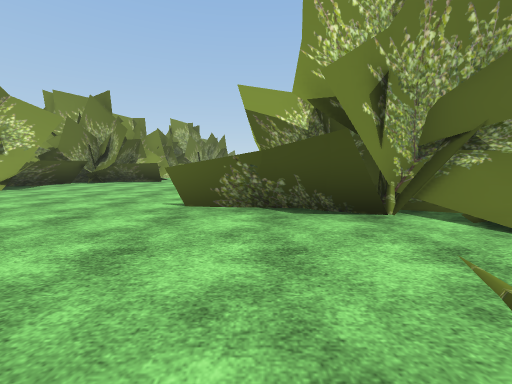
[1] (above)

24 first-person views from a walk through a scene from a Unity 3-D project. The camera is 1.3 m above the floor, tilts 6° down and sees 90° across. The floor is counted in squares, 2 m on a side. Each view is taken from the middle of a square. On the plan, view 1 faces up. The plan holds only what a view shows up to about 9 squares ahead; the rest is blank. The place goes on beyond the plan. Some surface patterns are stand-ins.

[2]
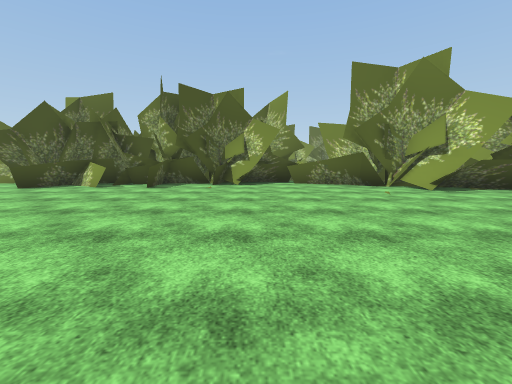

[3]
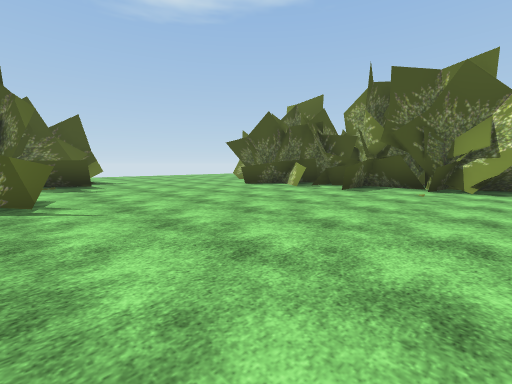

[4]
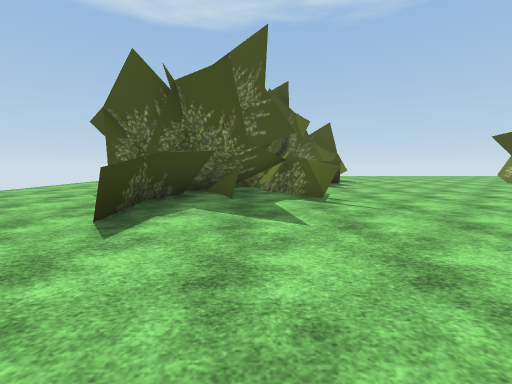

[5]
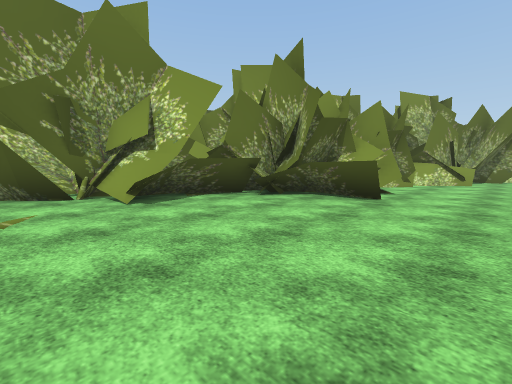

[6]
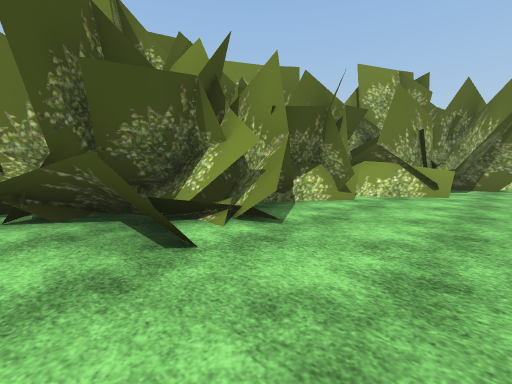

[7]
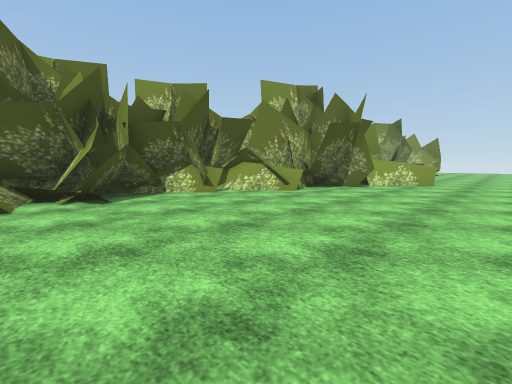

[8]
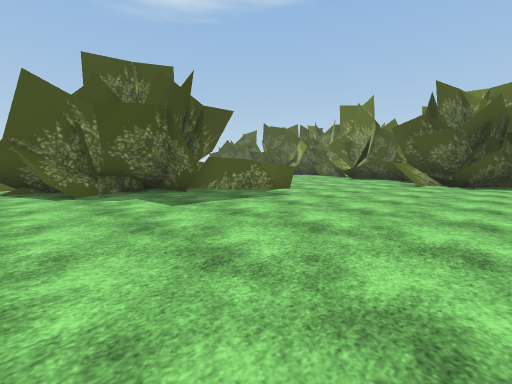

[9]
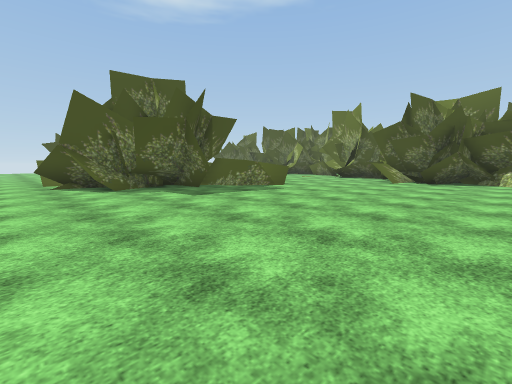

[10]
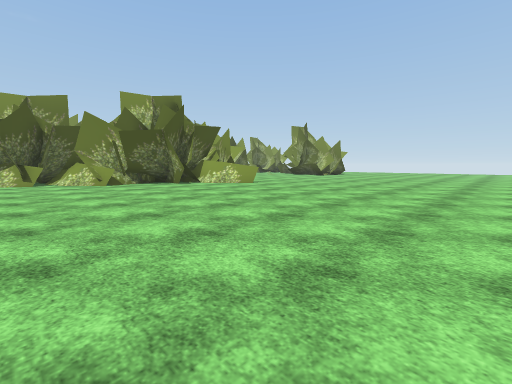

[11]
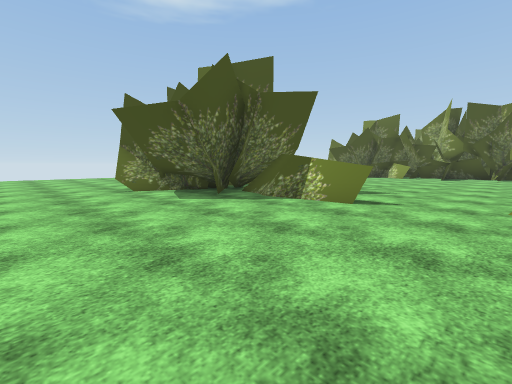

[12]
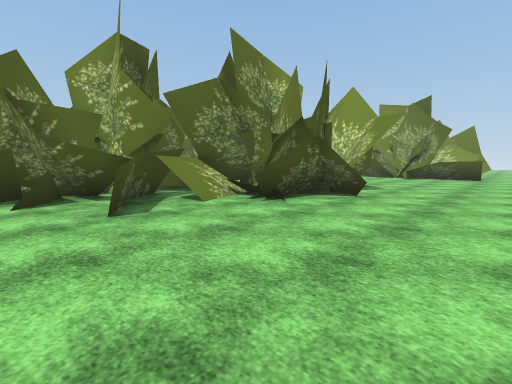

[13]
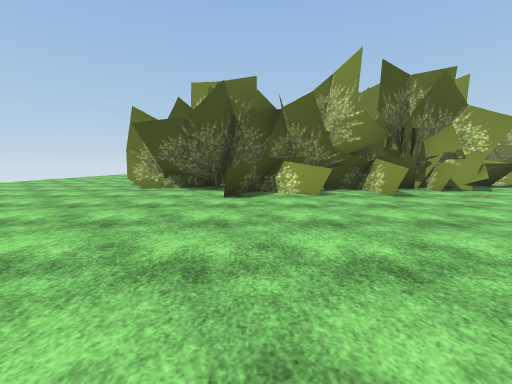

[14]
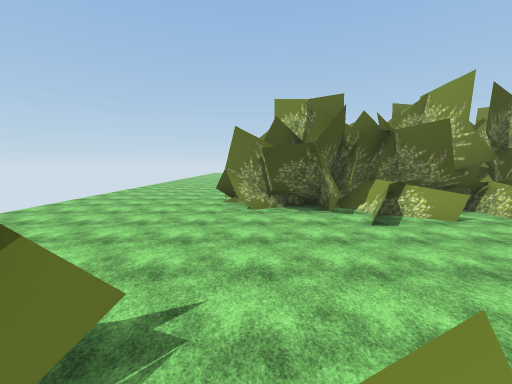

[15]
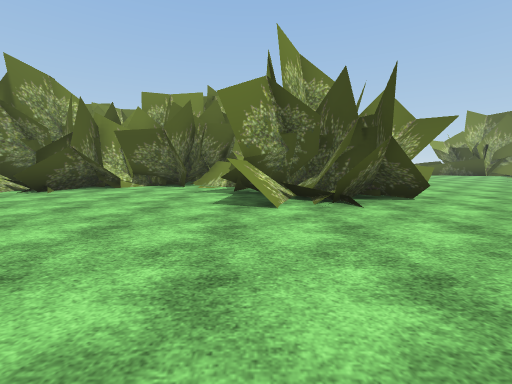

[16]
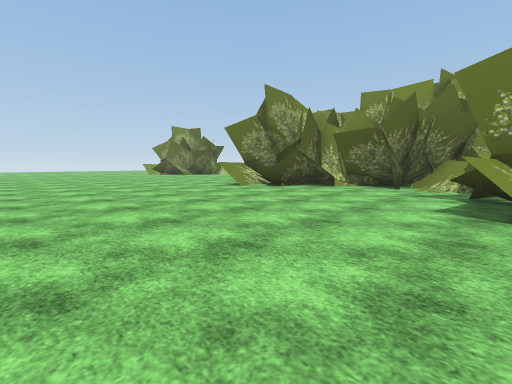

[17]
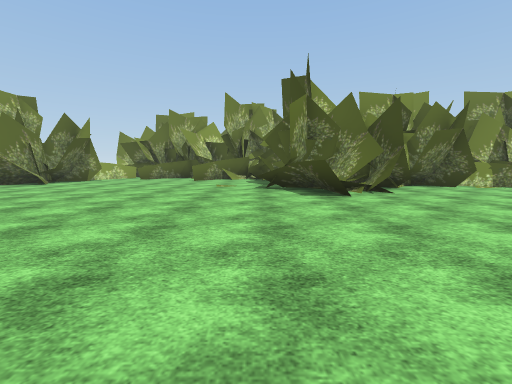

[18]
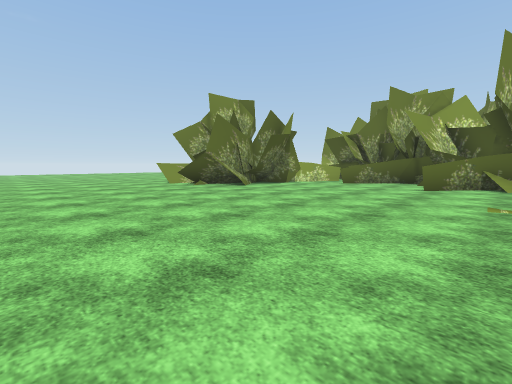

[19]
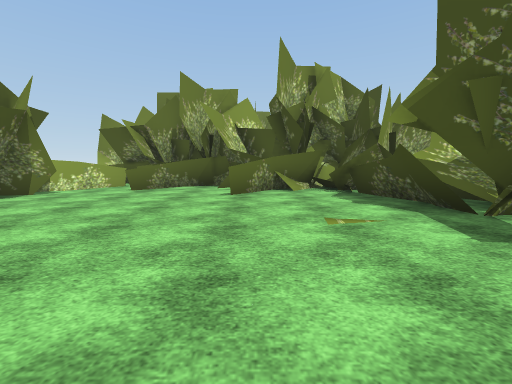

[20]
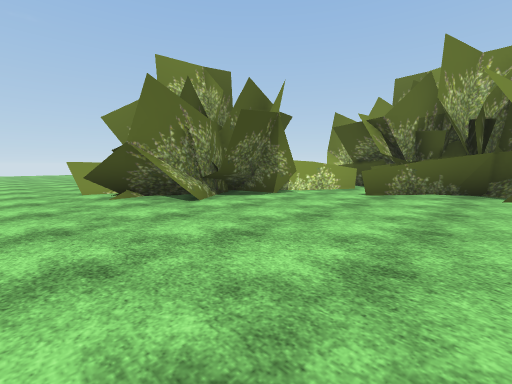

[21]
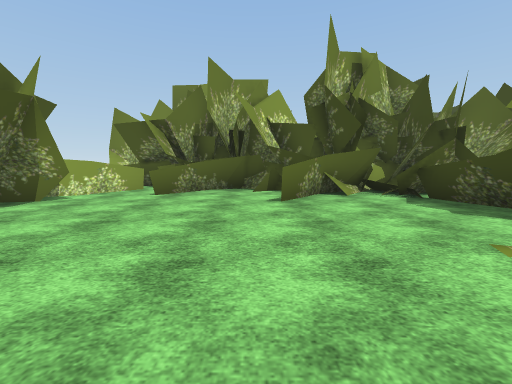

[22]
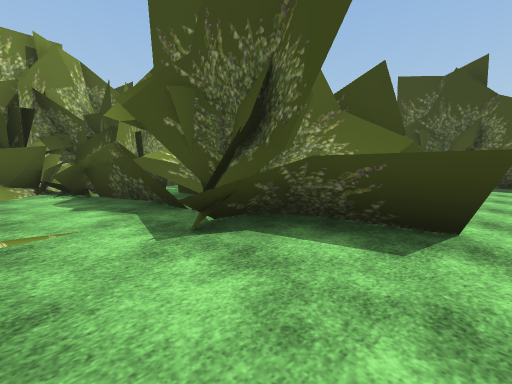

[23]
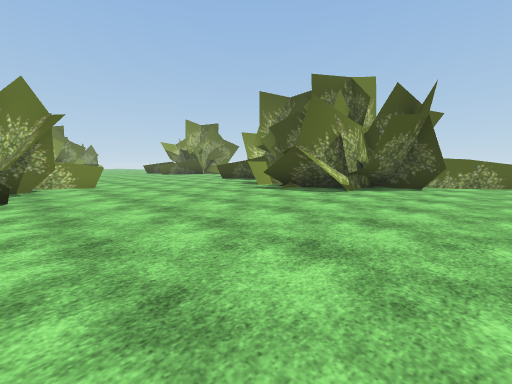

[24]
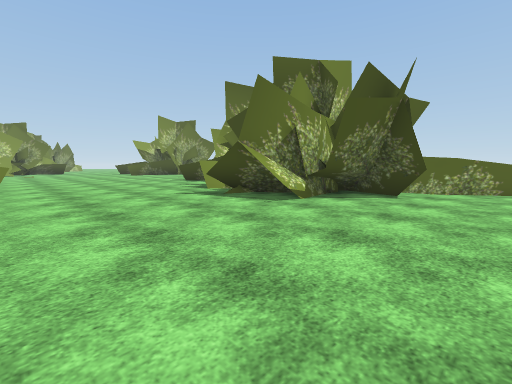

### Floor plan
Key: @ floor where view 1 was taken; . main floor; : floor 0.25 m higher than the main floor; + floor 0.75 m higher than the main floor; / step, stairs or slope; T tree.
Columns run from 29 left of view 1 to 6 right of it. Each row starts with its distance up from view 1.
 19                          T  T.......
 18                          TT.........
 17                        TTTTT........
 16                         TTT.........
 15                        TTTT.........
 14                      TTTTT..........
 13                       TTT...........
 12                     T  TT...........
 11                     T T TT..........
 10                      TTTT:..........
  9                     TT T............
  8                      TT.....T.......
  7                      TT.....TT.T....
  6                    TTT......  TTTT..
  5                    TTT.......TTTTT..
  4                   TTT.......TTTTTTT.
  3  TT        T       T..........T.T /.
  2   TTTTT T TT       TT...........T /.
  1    TTTTTTTTT      TTTT..............
  0 T T.T..TTTTT      TTT........@......
 -1 TTT....T.TTT    T TTTTT........T....
 -2 TTT.......T  TTTT  TT..........T....
 -3 TTT.......TT TTTT  TTT......T.TTT...
 -4 TT........TTTTTTTTTTTT......TTTTT...
 -5 TT........T/TT.T..TTTTT..... TTTT...
 -6 ..........T/T....TTTT....... TTTTT..
 -7 ..........//.....TTTT.....//TTTTT...
 -8 .................+T.......T TTT.T...
 -9 ..........................TTTTTT....
-10        ...................TTTTTTT...
-11       ......................TT......
-12       .......................T
-13                   ............T

Positions as (right, up) in squares from view 1, and headings:
1: (0, 0), facing up
2: (0, 2), facing left
3: (-1, 2), facing down-left
4: (0, 2), facing down
5: (-2, 5), facing up-left
6: (-2, 9), facing up-left
7: (1, 10), facing up-left
8: (5, 12), facing down-left
9: (6, 13), facing down-left
10: (6, 13), facing up-left
11: (6, 1), facing down-left
12: (6, -11), facing up-left
13: (-2, -4), facing left
14: (-2, -7), facing left
15: (-12, -12), facing up
16: (-12, -12), facing up-left
17: (-20, -12), facing up
18: (-21, -9), facing up-left
19: (-22, -7), facing up
20: (-23, -6), facing up-left
21: (-23, -6), facing up
22: (-21, -7), facing up-right
23: (-9, -13), facing up-right
24: (-7, -13), facing up-right
